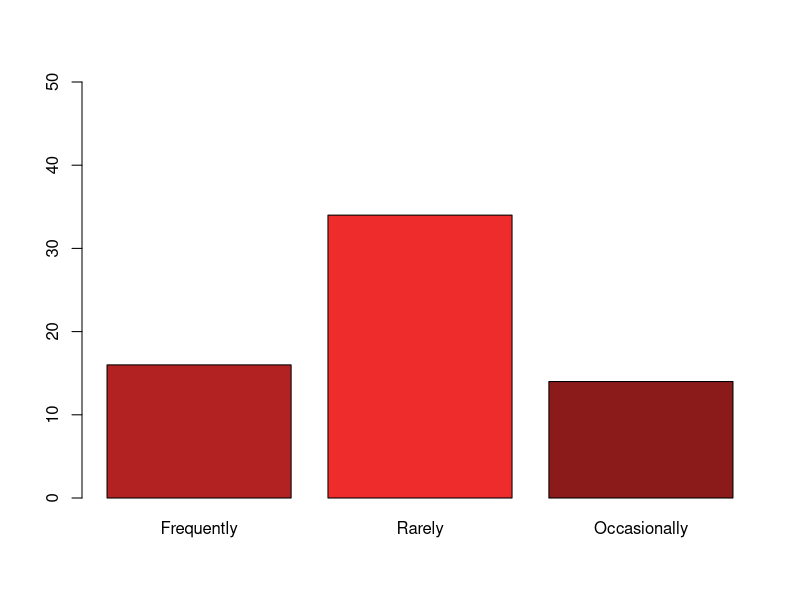
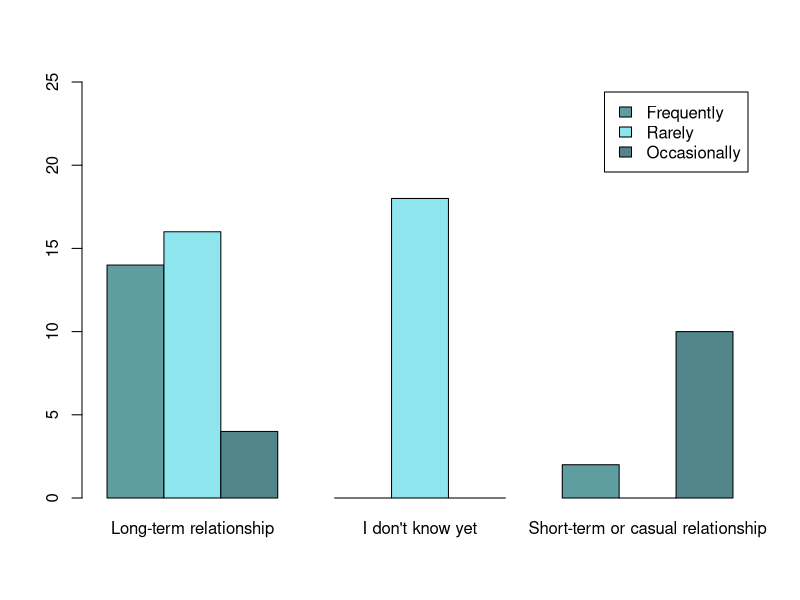

Reproduce these figures in R, in order.
## ---- chunk 1
knitr::opts_chunk$set(echo = TRUE,
                       fig.align = 'center')
packs = list("treemap")
lapply(packs, require, character.only = T)
## ---- chunk 2
date = read.csv("Dating.csv")
head(date)
## ---- chunk 3
# Nominal
  date$Goal = factor(date$Goal, 
                     levels = c("Long-term relationship", 
                                "I don't know yet", 
                                "Short-term or casual relationship"),
                     ordered = FALSE)
# Ordinal
  date$Age = factor(date$Age,
                    levels = c("24 to 34", 
                               "18 to 24"),
                    ordered = TRUE)
  date$Frequency = factor(date$Frequency,
                          levels = c("Frequently", 
                                     "Rarely", 
                                     "Occasionally"),
                          ordered = TRUE)
  date$AppLength = factor(date$AppLength,
                          levels = c("1-6 months",
                                     "approximately 1 year",
                                     "more than 1 year"),
                          ordered = TRUE)

# Showing Proof:
  str(date)
## ---- chunk 4
barplot(table(date$Frequency),
        col = c("firebrick",
                "firebrick2",
                "firebrick4"),
        ylim = c(0, 50))
## ---- chunk 5
barplot(table(date$Frequency, date$Goal),
        beside = TRUE, 
        col = c("cadetblue", "cadetblue2", "cadetblue4"),
        ylim = c(0, 25),
        legend = TRUE)
## ---- chunk 6
chisq.test(date$Frequency, date$Goal)
